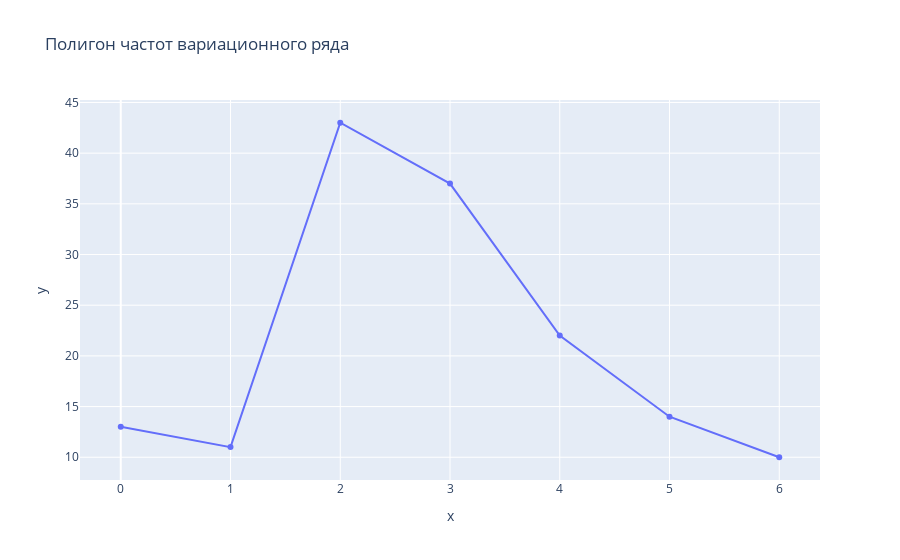

The notebook cell this image was saved under:
### Code cell
px.line(x=unique, y=freq.iloc[0], markers=True, title='Полигон частот вариационного ряда')

### Figure 1 — Plotly figure (JSON) as saved in the notebook; plotly's stock layout.template omitted (floating-point values rounded to 4 significant figures)
{"data": [{"hovertemplate": "x=%{x}<br>y=%{y}<extra></extra>", "legendgroup": "", "line": {"color": "#636efa", "dash": "solid"}, "marker": {"symbol": "circle"}, "mode": "lines+markers", "name": "", "orientation": "v", "showlegend": false, "type": "scatter", "x": [0, 1, 2, 3, 4, 5, 6], "xaxis": "x", "y": [13, 11, 43, 37, 22, 14, 10], "yaxis": "y"}], "layout": {"legend": {"tracegroupgap": 0}, "title": {"text": "Полигон частот вариационного ряда"}, "xaxis": {"anchor": "y", "domain": [0, 1], "title": {"text": "x"}}, "yaxis": {"anchor": "x", "domain": [0, 1], "title": {"text": "y"}}}}
